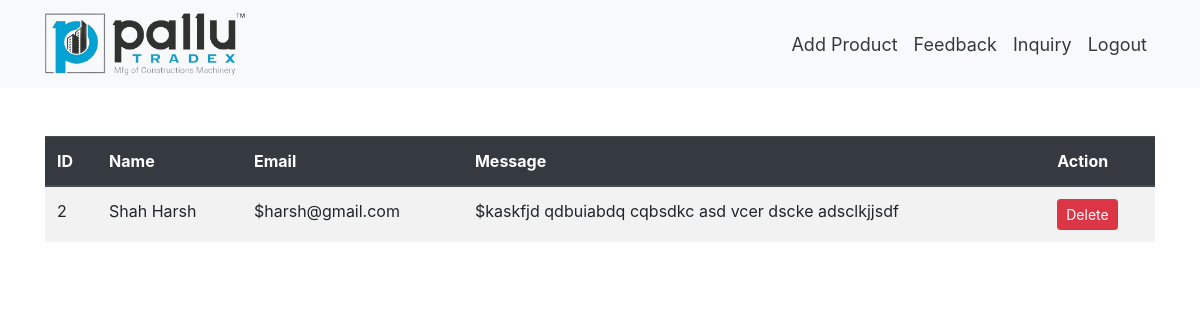
The app's page /feedback_disp.php (signed in) with its own data.
### tables this page shows
CREATE TABLE `feedback` (
  `id` int(11) NOT NULL,
  `name` varchar(500) NOT NULL,
  `email` varchar(500) NOT NULL,
  `msg` varchar(5000) NOT NULL
);

### feedback_disp.php (the view, shortened to what this page needs)
<?php
require_once "db_config.php";
$sql = "SELECT * FROM feedback";
$result = $mysqli->query($sql);
?>
<!DOCTYPE html>
<html lang="en">
<head>
  <link href="https://maxcdn.bootstrapcdn.com/bootstrap/4.5.2/css/bootstrap.min.css" rel="stylesheet">
</head>
<body>
<nav class="navbar navbar-expand-lg navbar-light bg-light">
  <div class="container">
    <a class="navbar-brand" href="#"><img src="img/logo1.png" alt="Logo" style="width: 200px;height: auto;"></a>
    <div class="collapse navbar-collapse" id="navbarSupportedContent">
        <ul class="navbar-nav ml-auto">
            <li class="nav-item">
                <a class="nav-link text-dark" href="add_prod.php" style="font-size: 18px;">Add Product</a>
            </li>
            <li class="nav-item">
                <a class="nav-link text-dark" href="feedback_disp.php" style="font-size: 18px;">Feedback</a>
            </li>
            <li class="nav-item">
                <a class="nav-link text-dark" href="#" style="font-size: 18px;">Inquiry</a>
            </li>
            <li class="nav-item">
                <a class="nav-link text-dark" href="logout.php" style="font-size: 18px;">Logout</a>
            </li>
        </ul>
    </div>
  </div>
</nav>
<?php if ($result->num_rows > 0) { ?>
    <div class='container mt-5'>
        <table class='table table-striped'>
            <thead class='thead-dark'>
                <tr>
                    <th>ID</th>
                    <th>Name</th>
                    <th>Email</th>
                    <th>Message</th>
                    <th>Action</th>
                </tr>
            </thead>
            <tbody>
                <?php while ($row = $result->fetch_assoc()) { ?>
                    <tr>
                        <td><?php echo $row["id"]; ?></td>
                        <td><?php echo $row["name"]; ?></td>
                        <td>$<?php echo $row["email"]; ?></td>
                        <td>$<?php echo $row["msg"]; ?></td>
                        <td>
                            <button type="button" class="btn btn-danger btn-sm">Delete</button>
                        </td>
                    </tr>
                <?php } ?>
            </tbody>
        </table>
    </div>
<?php } else {
    echo "<div class='container'>No products found.</div>";
}
?>
</body>
</html>

### feedback_disp.php (style rules this page uses)
.navbar-nav .nav-item .nav-link { transition: color 0.3s ease; }

### records on screen
feedback: id "2", name "Shah Harsh", email "harsh@gmail.com", msg "kaskfjd qdbuiabdq cqbsdkc asd vcer dscke adsclkjjsdf"
